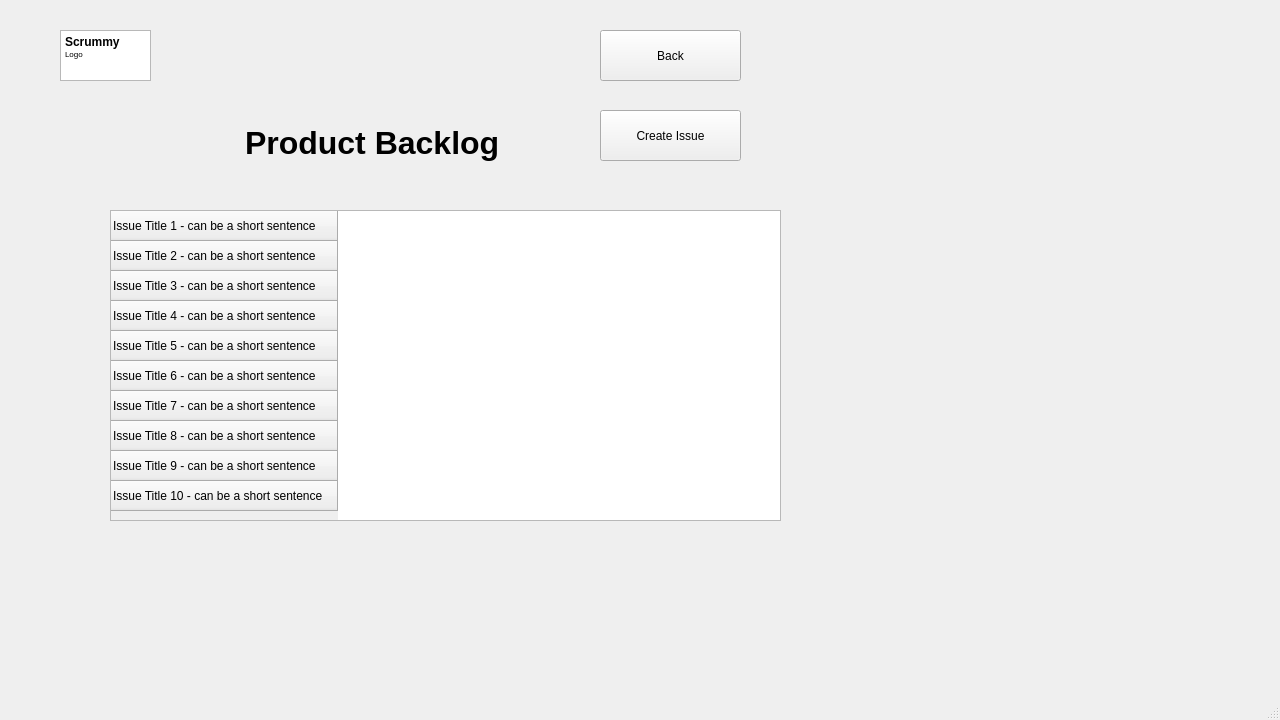
<?xml version="1.0" encoding="UTF-8"?>
<ui version="4.0">
 <class>Backlog</class>
 <widget class="QMainWindow" name="Backlog">
  <property name="geometry">
   <rect>
    <x>0</x>
    <y>0</y>
    <width>1280</width>
    <height>720</height>
   </rect>
  </property>
  <property name="minimumSize">
   <size>
    <width>1280</width>
    <height>720</height>
   </size>
  </property>
  <property name="maximumSize">
   <size>
    <width>1280</width>
    <height>720</height>
   </size>
  </property>
  <property name="windowTitle">
   <string>MainWindow</string>
  </property>
  <widget class="QWidget" name="centralwidget">
   <widget class="QPushButton" name="pushButton_2">
    <property name="geometry">
     <rect>
      <x>600</x>
      <y>30</y>
      <width>141</width>
      <height>51</height>
     </rect>
    </property>
    <property name="text">
     <string>Back</string>
    </property>
   </widget>
   <widget class="QPushButton" name="pushButton">
    <property name="geometry">
     <rect>
      <x>600</x>
      <y>110</y>
      <width>141</width>
      <height>51</height>
     </rect>
    </property>
    <property name="text">
     <string>Create Issue</string>
    </property>
   </widget>
   <widget class="QTextBrowser" name="textBrowser_2">
    <property name="geometry">
     <rect>
      <x>240</x>
      <y>120</y>
      <width>301</width>
      <height>61</height>
     </rect>
    </property>
    <property name="autoFillBackground">
     <bool>false</bool>
    </property>
    <property name="styleSheet">
     <string notr="true">background-color: rgba(255, 255, 255, 0%)</string>
    </property>
    <property name="html">
     <string>&lt;!DOCTYPE HTML PUBLIC &quot;-//W3C//DTD HTML 4.0//EN&quot; &quot;http://www.w3.org/TR/REC-html40/strict.dtd&quot;&gt;
&lt;html&gt;&lt;head&gt;&lt;meta name=&quot;qrichtext&quot; content=&quot;1&quot; /&gt;&lt;meta charset=&quot;utf-8&quot; /&gt;&lt;style type=&quot;text/css&quot;&gt;
p, li { white-space: pre-wrap; }
hr { height: 1px; border-width: 0; }
li.unchecked::marker { content: &quot;\2610&quot;; }
li.checked::marker { content: &quot;\2612&quot;; }
&lt;/style&gt;&lt;/head&gt;&lt;body style=&quot; font-family:'Segoe UI'; font-size:9pt; font-weight:400; font-style:normal;&quot;&gt;
&lt;p style=&quot; margin-top:0px; margin-bottom:0px; margin-left:0px; margin-right:0px; -qt-block-indent:0; text-indent:0px;&quot;&gt;&lt;span style=&quot; font-size:24pt; font-weight:700; color:#000000;&quot;&gt;Product Backlog&lt;/span&gt;&lt;/p&gt;&lt;/body&gt;&lt;/html&gt;</string>
    </property>
   </widget>
   <widget class="QTextBrowser" name="textBrowser_3">
    <property name="geometry">
     <rect>
      <x>60</x>
      <y>30</y>
      <width>91</width>
      <height>51</height>
     </rect>
    </property>
    <property name="html">
     <string>&lt;!DOCTYPE HTML PUBLIC &quot;-//W3C//DTD HTML 4.0//EN&quot; &quot;http://www.w3.org/TR/REC-html40/strict.dtd&quot;&gt;
&lt;html&gt;&lt;head&gt;&lt;meta name=&quot;qrichtext&quot; content=&quot;1&quot; /&gt;&lt;meta charset=&quot;utf-8&quot; /&gt;&lt;style type=&quot;text/css&quot;&gt;
p, li { white-space: pre-wrap; }
hr { height: 1px; border-width: 0; }
li.unchecked::marker { content: &quot;\2610&quot;; }
li.checked::marker { content: &quot;\2612&quot;; }
&lt;/style&gt;&lt;/head&gt;&lt;body style=&quot; font-family:'Segoe UI'; font-size:9pt; font-weight:400; font-style:normal;&quot;&gt;
&lt;p style=&quot; margin-top:0px; margin-bottom:0px; margin-left:0px; margin-right:0px; -qt-block-indent:0; text-indent:0px;&quot;&gt;&lt;span style=&quot; font-weight:700;&quot;&gt;Scrummy&lt;/span&gt;&lt;/p&gt;
&lt;p style=&quot; margin-top:0px; margin-bottom:0px; margin-left:0px; margin-right:0px; -qt-block-indent:0; text-indent:0px;&quot;&gt;&lt;span style=&quot; font-size:6pt;&quot;&gt;Logo&lt;/span&gt;&lt;/p&gt;&lt;/body&gt;&lt;/html&gt;</string>
    </property>
   </widget>
   <widget class="QTableWidget" name="tableWidget">
    <property name="geometry">
     <rect>
      <x>110</x>
      <y>210</y>
      <width>671</width>
      <height>311</height>
     </rect>
    </property>
    <row>
     <property name="text">
      <string>Issue Title 1 - can be a short sentence</string>
     </property>
    </row>
    <row>
     <property name="text">
      <string>Issue Title 2 - can be a short sentence</string>
     </property>
    </row>
    <row>
     <property name="text">
      <string>Issue Title 3 - can be a short sentence</string>
     </property>
    </row>
    <row>
     <property name="text">
      <string>Issue Title 4 - can be a short sentence</string>
     </property>
    </row>
    <row>
     <property name="text">
      <string>Issue Title 5 - can be a short sentence</string>
     </property>
    </row>
    <row>
     <property name="text">
      <string>Issue Title 6 - can be a short sentence</string>
     </property>
    </row>
    <row>
     <property name="text">
      <string>Issue Title 7 - can be a short sentence</string>
     </property>
    </row>
    <row>
     <property name="text">
      <string>Issue Title 8 - can be a short sentence</string>
     </property>
    </row>
    <row>
     <property name="text">
      <string>Issue Title 9 - can be a short sentence</string>
     </property>
    </row>
    <row>
     <property name="text">
      <string>Issue Title 10 - can be a short sentence</string>
     </property>
    </row>
   </widget>
  </widget>
  <widget class="QMenuBar" name="menubar">
   <property name="geometry">
    <rect>
     <x>0</x>
     <y>0</y>
     <width>1280</width>
     <height>21</height>
    </rect>
   </property>
  </widget>
  <widget class="QStatusBar" name="statusbar"/>
 </widget>
 <resources/>
 <connections/>
</ui>
